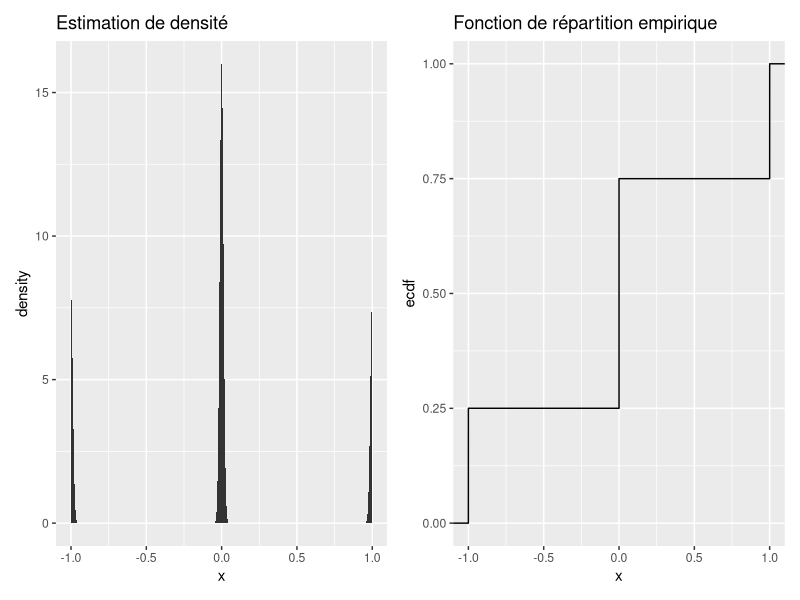

This chart was generated by the following R code:
## ---- chunk 1
#| eval: true
#| echo: false
q_count <- 1
## ---- chunk 2
#| code: "q_count <-  q_count + 1"
## ---- chunk 3
#| eval: true
#| code: "q_count <-  q_count + 1"
## ---- chunk 4
#| code: "q_count <-  q_count + 1"
## ---- chunk 5
#| code: "q_count <-  q_count + 1"
## ---- chunk 6
#| code: "q_count <-  q_count + 1"
## ---- chunk 7
#| eval: true
#| echo: true
#| warning: false
#| message: false
epsilon <- .0001
k <- 1000
n <-  4 * k + 3

x <- rep(c(-1, 0, 1), c(k+1, 2*k+1 ,k+1))
x <- x + sign(x) * epsilon * abs(rnorm(n))
x <- sort(x)

qq <- quantile(x, probs =seq(1,3)/4, type = 1 ,names = T)
# qq <- x[c(k+1,2*k+2, 3*k+3) ]
# qq

# 4*sum(abs(x -qq[2]))/(n*(qq[3]-qq[1])) 
4*sum(abs(x -qq[2]))/(n*(IQR(x, type=1))) 

sqrt(2) * sd(x)/IQR(x, type=1)

df <- tibble::as_tibble(x=x)

ok <- require(tidyverse, quietly = T, warn.conflicts = F)
okk <- require(patchwork)

p1 <- df %>%
  ggplot() +
  aes(x=x) +
  stat_density(aes(y=after_stat(density)), adjust = 1/10) +
  ggtitle("Estimation de densité")

p2 <- df %>%
  ggplot() +
  aes(x=x) +
  stat_ecdf() +
  ggtitle("Fonction de répartition empirique")

p1 + p2
## ---- chunk 8
#| code: "q_count <-  q_count + 1"
## ---- chunk 9
#| code: "q_count <-  q_count + 1"
